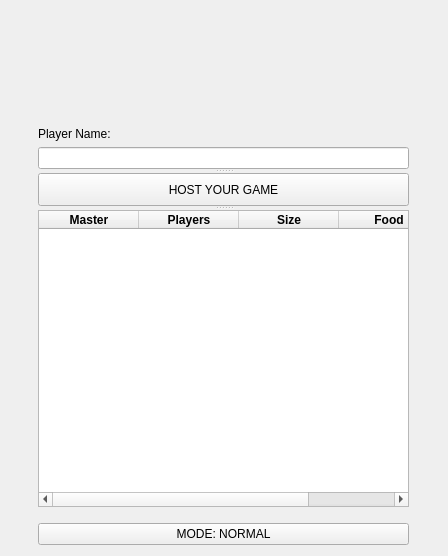
<?xml version="1.0" encoding="UTF-8"?>
<ui version="4.0">
    <class>client</class>
    <widget class="QWidget" name="client">
        <property name="geometry">
            <rect>
                <x>0</x>
                <y>0</y>
                <width>448</width>
                <height>556</height>
            </rect>
        </property>
        <property name="windowTitle">
            <string>Form</string>
        </property>
        <layout class="QGridLayout" name="gridLayout">
            <item row="0" column="0">
                <spacer name="horizontalSpacer">
                    <property name="orientation">
                        <enum>Qt::Horizontal</enum>
                    </property>
                    <property name="sizeType">
                        <enum>QSizePolicy::Maximum</enum>
                    </property>
                    <property name="sizeHint" stdset="0">
                        <size>
                            <width>20</width>
                            <height>20</height>
                        </size>
                    </property>
                </spacer>
            </item>
            <item row="0" column="1">
                <widget class="QSplitter" name="splitter">
                    <property name="orientation">
                        <enum>Qt::Vertical</enum>
                    </property>
                    <widget class="QWidget" name="layoutWidget">
                        <layout class="QVBoxLayout" name="verticalLayout_2">
                            <item>
                                <widget class="QLabel" name="gameLabel">
                                    <property name="sizePolicy">
                                        <sizepolicy hsizetype="Minimum" vsizetype="Minimum">
                                            <horstretch>0</horstretch>
                                            <verstretch>0</verstretch>
                                        </sizepolicy>
                                    </property>
                                    <property name="text">
                                        <string/>
                                    </property>
                                    <property name="pixmap">
                                        <pixmap>snakes.gif</pixmap>
                                    </property>
                                    <property name="scaledContents">
                                        <bool>false</bool>
                                    </property>
                                    <property name="alignment">
                                        <set>Qt::AlignCenter</set>
                                    </property>
                                </widget>
                            </item>
                            <item>
                                <layout class="QVBoxLayout" name="verticalLayout">
                                    <item>
                                        <spacer name="verticalSpacer">
                                            <property name="orientation">
                                                <enum>Qt::Vertical</enum>
                                            </property>
                                            <property name="sizeHint" stdset="0">
                                                <size>
                                                    <width>20</width>
                                                    <height>40</height>
                                                </size>
                                            </property>
                                        </spacer>
                                    </item>
                                    <item>
                                        <widget class="QLabel" name="playerNameLabel">
                                            <property name="sizePolicy">
                                                <sizepolicy hsizetype="Preferred" vsizetype="Fixed">
                                                    <horstretch>0</horstretch>
                                                    <verstretch>0</verstretch>
                                                </sizepolicy>
                                            </property>
                                            <property name="text">
                                                <string>Player Name:</string>
                                            </property>
                                        </widget>
                                    </item>
                                    <item>
                                        <widget class="QLineEdit" name="playerNameLine"/>
                                    </item>
                                </layout>
                            </item>
                        </layout>
                    </widget>
                    <widget class="QPushButton" name="hostButton">
                        <property name="text">
                            <string>HOST YOUR GAME</string>
                        </property>
                    </widget>
                    <widget class="QTableWidget" name="avaliableGamesTable">
                        <property name="maximumSize">
                            <size>
                                <width>371</width>
                                <height>16777215</height>
                            </size>
                        </property>
                        <property name="sizeAdjustPolicy">
                            <enum>QAbstractScrollArea::AdjustIgnored</enum>
                        </property>
                        <property name="editTriggers">
                            <set>QAbstractItemView::NoEditTriggers</set>
                        </property>
                        <property name="columnCount">
                            <number>4</number>
                        </property>
                        <attribute name="horizontalHeaderMinimumSectionSize">
                            <number>4</number>
                        </attribute>
                        <attribute name="verticalHeaderVisible">
                            <bool>false</bool>
                        </attribute>
                        <column>
                            <property name="text">
                                <string>Master</string>
                            </property>
                            <property name="font">
                                <font>
                                    <bold>true</bold>
                                </font>
                            </property>
                        </column>
                        <column>
                            <property name="text">
                                <string>Players</string>
                            </property>
                            <property name="font">
                                <font>
                                    <bold>true</bold>
                                </font>
                            </property>
                        </column>
                        <column>
                            <property name="text">
                                <string>Size</string>
                            </property>
                            <property name="font">
                                <font>
                                    <bold>true</bold>
                                </font>
                            </property>
                        </column>
                        <column>
                            <property name="text">
                                <string>Food</string>
                            </property>
                            <property name="font">
                                <font>
                                    <bold>true</bold>
                                </font>
                            </property>
                        </column>
                    </widget>
                </widget>
            </item>
            <item row="0" column="2">
                <spacer name="horizontalSpacer_2">
                    <property name="orientation">
                        <enum>Qt::Horizontal</enum>
                    </property>
                    <property name="sizeType">
                        <enum>QSizePolicy::Maximum</enum>
                    </property>
                    <property name="sizeHint" stdset="0">
                        <size>
                            <width>20</width>
                            <height>20</height>
                        </size>
                    </property>
                </spacer>
            </item>
            <item row="1" column="1">
                <spacer name="verticalSpacer_2">
                    <property name="orientation">
                        <enum>Qt::Vertical</enum>
                    </property>
                    <property name="sizeType">
                        <enum>QSizePolicy::Maximum</enum>
                    </property>
                    <property name="sizeHint" stdset="0">
                        <size>
                            <width>20</width>
                            <height>10</height>
                        </size>
                    </property>
                </spacer>
            </item>
            <item row="2" column="1">
                <widget class="QPushButton" name="modeButton">
                    <property name="text">
                        <string>MODE: NORMAL</string>
                    </property>
                </widget>
            </item>
        </layout>
    </widget>
    <resources/>
    <connections/>
</ui>
